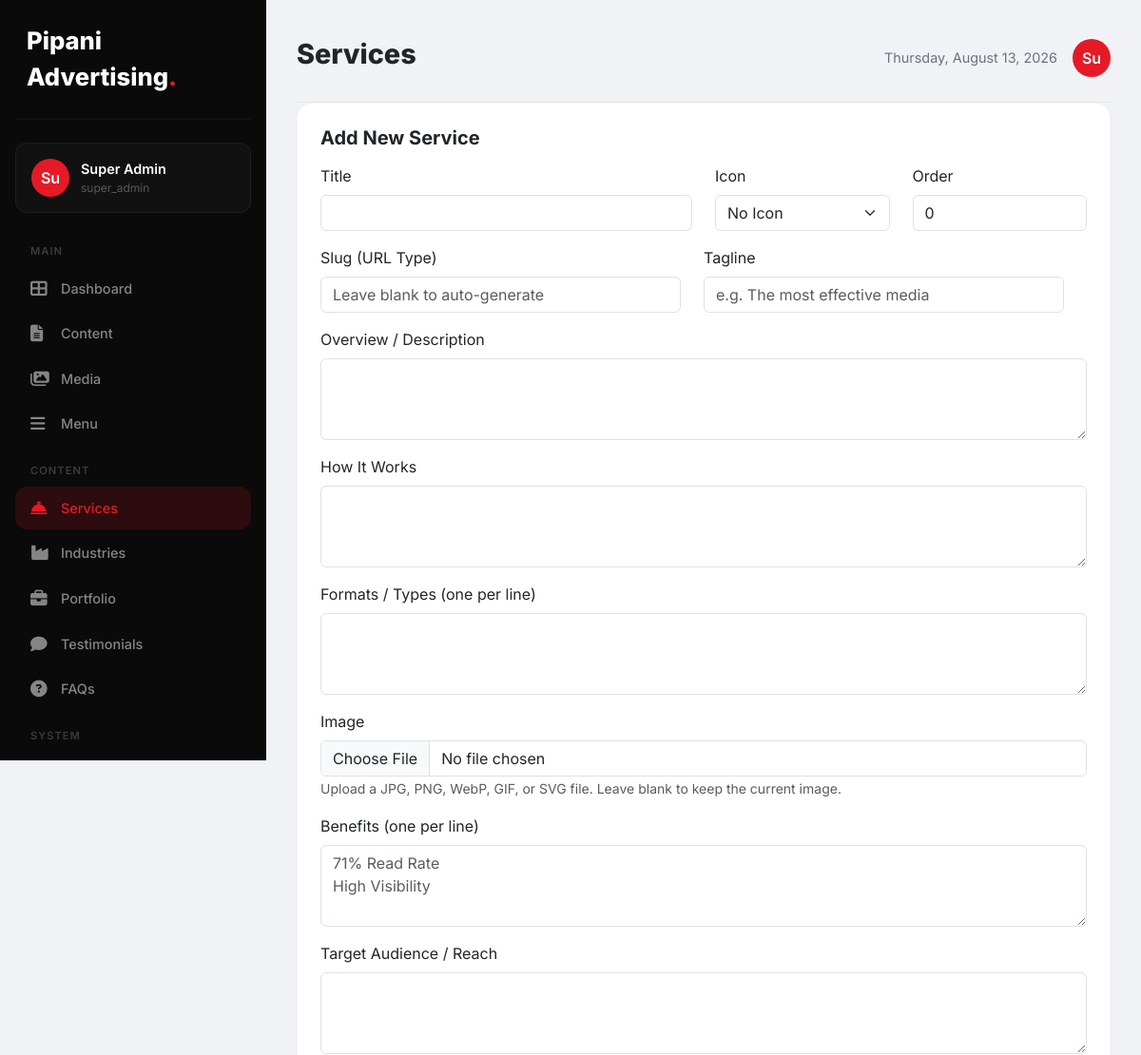
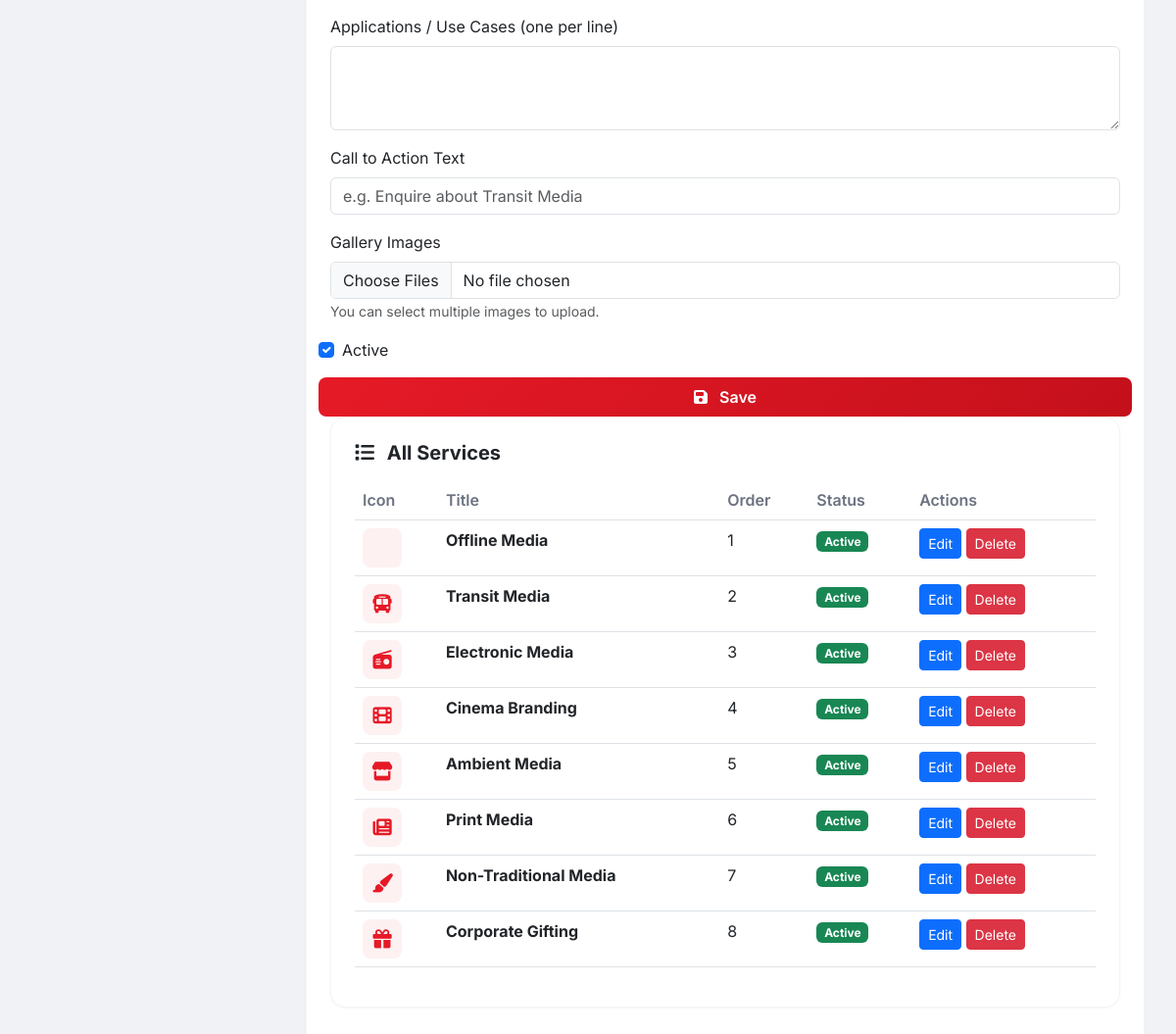
Page /admin/pages/services.php (signed in) on the committed database (2 pictures, top to bottom).
### tables this page shows
CREATE TABLE `settings` (
  `id` int NOT NULL AUTO_INCREMENT,
  `setting_key` varchar(100) NOT NULL,
  `setting_value` text,
  `group` varchar(50) DEFAULT 'general',
  PRIMARY KEY (`id`),
  UNIQUE KEY `setting_key` (`setting_key`)
);

CREATE TABLE `users` (
  `id` int NOT NULL AUTO_INCREMENT,
  `username` varchar(50) NOT NULL,
  `email` varchar(100) NOT NULL,
  `password` varchar(255) NOT NULL,
  `full_name` varchar(100) NOT NULL,
  `role` enum('super_admin','admin','editor') DEFAULT 'editor',
  `avatar` varchar(255) DEFAULT NULL,
  `last_login` datetime DEFAULT NULL,
  `status` tinyint(1) DEFAULT '1',
  `remember_token` varchar(255) DEFAULT NULL,
  `created_at` datetime DEFAULT CURRENT_TIMESTAMP,
  `updated_at` datetime DEFAULT NULL,
  PRIMARY KEY (`id`),
  UNIQUE KEY `username` (`username`),
  UNIQUE KEY `email` (`email`)
);

CREATE TABLE `services` (
  `id` int NOT NULL AUTO_INCREMENT,
  `title` varchar(200) NOT NULL,
  `description` text,
  `icon` varchar(100) DEFAULT NULL,
  `image` varchar(255) DEFAULT NULL,
  `benefits` text,
  `order` int DEFAULT '0',
  `status` tinyint(1) DEFAULT '1',
  `created_at` datetime DEFAULT CURRENT_TIMESTAMP,
  `updated_at` datetime DEFAULT NULL,
  PRIMARY KEY (`id`)
);

### includes/database.php (called while the page is built, shortened)
<?php
class Database {
    private static $instance = null;
    private $pdo;
    private function __construct() {
        try {
            $dsn = "mysql:host=" . DB_HOST . ";port=" . DB_PORT . ";dbname=" . DB_NAME . ";charset=utf8mb4";
            $this->pdo = new PDO($dsn, DB_USER, DB_PASS);
            $this->pdo->setAttribute(PDO::ATTR_ERRMODE, PDO::ERRMODE_EXCEPTION);
            $this->pdo->setAttribute(PDO::ATTR_DEFAULT_FETCH_MODE, PDO::FETCH_ASSOC);
            $this->pdo->setAttribute(PDO::ATTR_EMULATE_PREPARES, false);
        } catch (PDOException $e) {
            if (session_status() === PHP_SESSION_NONE) {
                session_start();
            }
            $_SESSION['db_error'] = $e->getMessage();
            $installPath = '/install/index.php';
            if (strpos($_SERVER['PHP_SELF'], '/admin/') !== false || strpos($_SERVER['PHP_SELF'], '/install/') !== false) {
                $installPath = '../install/index.php';
            }
            if (strpos($_SERVER['PHP_SELF'], '/install/') === false) {
                header("Location: " . $installPath);
                exit;
            } else {
                die('Database connection failed: ' . $e->getMessage());
            }
        }
    }
    public static function getInstance() {
        if (self::$instance === null) {
            self::$instance = new self();
        }
        return self::$instance;
    }
    public function getConnection() {
        return $this->pdo;
    }
}
function db() {
    return Database::getInstance()->getConnection();
}

### includes/functions.php (called while the page is built, shortened)
<?php
require_once __DIR__ . '/database.php';
function getSetting($key, $default = null)
{
    try {
        $stmt = db()->prepare("SELECT setting_value FROM settings WHERE setting_key = ?");
        $stmt->execute([$key]);
        $result = $stmt->fetch();
        return $result ? $result['setting_value'] : $default;
    } catch (PDOException $e) {
        return $default;
    }
}
function getServices()
{
    try {
        $stmt = db()->query("SELECT * FROM services WHERE status = 1 ORDER BY `order` ASC");
        return $stmt->fetchAll();
    } catch (PDOException $e) {
        return [];
    }
}
function siteName()
{
    return getSetting('site_name', 'Pipani Advertising');
}

### includes/auth.php (called while the page is built, shortened)
<?php
require_once __DIR__ . '/database.php';
require_once __DIR__ . '/functions.php';
class Auth {
    public static function getCurrentUser() {
        try {
            $db = db();
            $stmt = $db->prepare("SELECT * FROM users WHERE id = ?");
            $stmt->execute([$_SESSION['user_id']]);
            return $stmt->fetch();
        } catch (PDOException $e) {
            return null;
        }
    }
}

### admin/pages/services.php (the view, shortened to what this page needs)
<?php
require_once __DIR__ . '/../../includes/functions.php';
require_once __DIR__ . '/../../includes/auth.php';
$services = getServices();
$editService = null;
?>
<!DOCTYPE html>
<html lang="en">
<head>
    <link href="https://cdn.jsdelivr.net/npm/bootstrap@5.3.0/dist/css/bootstrap.min.css" rel="stylesheet">
    <link rel="stylesheet" href="https://cdnjs.cloudflare.com/ajax/libs/font-awesome/6.4.0/css/all.min.css">
</head>
<body>
<div class="sidebar" id="sidebar">
    <div class="logo"><?= siteName() ?><span>.</span></div>
    <?php $user = Auth::getCurrentUser(); ?>
    <div class="user-card">
        <div class="avatar"><?= substr($user['full_name'] ?? $user['username'], 0, 2) ?></div>
        <div>
            <div class="name"><?= htmlspecialchars($user['full_name'] ?? $user['username']) ?></div>
            <div class="role"><?= $user['role'] ?></div>
        </div>
    </div>
    <div class="nav-section">Main</div>
    <a href="../dashboard.php" class="nav-item"><i class="fas fa-th-large"></i> Dashboard</a>
    <a href="content.php" class="nav-item"><i class="fas fa-file-alt"></i> Content</a>
    <a href="media.php" class="nav-item"><i class="fas fa-images"></i> Media</a>
    <a href="menu.php" class="nav-item"><i class="fas fa-bars"></i> Menu</a>
    <div class="nav-section">Content</div>
    <a href="services.php" class="nav-item active"><i class="fas fa-concierge-bell"></i> Services</a>
    <a href="industries.php" class="nav-item"><i class="fas fa-industry"></i> Industries</a>
    <a href="portfolio.php" class="nav-item"><i class="fas fa-briefcase"></i> Portfolio</a>
    <a href="testimonials.php" class="nav-item"><i class="fas fa-comment"></i> Testimonials</a>
    <a href="faqs.php" class="nav-item"><i class="fas fa-question-circle"></i> FAQs</a>
    <div class="nav-section">System</div>
    <a href="contacts.php" class="nav-item"><i class="fas fa-envelope"></i> Contacts</a>
</div>
<div class="main-content">
    <div class="header">
        <div class="d-flex align-items-center gap-3">
            <h1>Services</h1>
        </div>
        <div class="user-info">
            <span style="font-size:0.9rem;color:#6b7280;"><?= date('l, F j, Y') ?></span>
            <div class="avatar"><?= substr($user['full_name'] ?? $user['username'], 0, 2) ?></div>
        </div>
    </div>
    <div class="content-card">
        <h5><?= $editService ? 'Edit Service' : 'Add New Service' ?></h5>
        <form method="POST" enctype="multipart/form-data">
            <div class="row">
                <div class="col-md-6 mb-3">
                    <label class="form-label">Title</label>
                    <input type="text" name="title" class="form-control" value="<?= $editService ? htmlspecialchars($editService['title']) : '' ?>" required>
                </div>
                <div class="col-md-3 mb-3">
                    <label class="form-label">Icon</label>
                    <select name="icon" class="form-select">
                        <option value="" <?= $editService && empty($editService['icon']) ? 'selected' : '' ?>>No Icon</option>
                    </select>
                </div>
                <div class="col-md-3 mb-3">
                    <label class="form-label">Order</label>
                    <input type="number" name="order" class="form-control" value="<?= $editService ? $editService['order'] : 0 ?>">
                </div>
            <div class="row">
                <div class="col-md-6 mb-3">
                    <label class="form-label">Slug (URL Type)</label>
                    <input type="text" name="slug" class="form-control" value="<?= $editService ? htmlspecialchars($editService['slug'] ?? '') : '' ?>" placeholder="Leave blank to auto-generate">
                </div>
                <div class="col-md-6 mb-3">
                    <label class="form-label">Tagline</label>
                    <input type="text" name="tagline" class="form-control" value="<?= $editService ? htmlspecialchars($editService['tagline'] ?? '') : '' ?>" placeholder="e.g. The most effective media">
                </div>
            </div>
            <div class="mb-3">
                <label class="form-label">Overview / Description</label>
                <textarea name="description" class="form-control" rows="3"><?= $editService ? htmlspecialchars($editService['description']) : '' ?></textarea>
            </div>
            <div class="mb-3">
                <label class="form-label">How It Works</label>
                <textarea name="how_it_works" class="form-control" rows="3"><?= $editService ? htmlspecialchars($editService['how_it_works'] ?? '') : '' ?></textarea>
            </div>
            <div class="mb-3">
                <label class="form-label">Formats / Types (one per line)</label>
                <textarea name="formats" class="form-control" rows="3"><?= $editService && !empty($editService['formats']) ? implode("\n", json_decode($editService['formats'], true)) : '' ?></textarea>
            </div>
            <div class="mb-3">
                <label class="form-label">Image</label>
                <input type="file" name="image" class="form-control" accept="image/*">
                <small class="text-muted">Upload a JPG, PNG, WebP, GIF, or SVG file. Leave blank to keep the current image.</small>
            </div>
            <div class="mb-3">
                <label class="form-label">Benefits (one per line)</label>
                <textarea name="benefits" class="form-control" rows="3" placeholder="71% Read Rate&#10;High Visibility"></textarea>
            </div>
            <div class="mb-3">
                <label class="form-label">Target Audience / Reach</label>
                <textarea name="target_audience" class="form-control" rows="3"><?= $editService ? htmlspecialchars($editService['target_audience'] ?? '') : '' ?></textarea>
            </div>
            <div class="mb-3">
                <label class="form-label">Applications / Use Cases (one per line)</label>
                <textarea name="applications" class="form-control" rows="3"><?= $editService && !empty($editService['applications']) ? implode("\n", json_decode($editService['applications'], true)) : '' ?></textarea>
            </div>
            <div class="mb-3">
                <label class="form-label">Call to Action Text</label>
                <input type="text" name="cta_text" class="form-control" value="<?= $editService ? htmlspecialchars($editService['cta_text'] ?? '') : '' ?>" placeholder="e.g. Enquire about Transit Media">
            </div>
            <div class="mb-3">
                <label class="form-label">Gallery Images</label>
                <input type="file" name="gallery_images[]" class="form-control" accept="image/*" multiple>
                <small class="text-muted">You can select multiple images to upload.</small>
            </div>
            <div class="mb-3 form-check">
                <input type="checkbox" name="status" class="form-check-input" id="status" <?= $editService && $editService['status'] ? 'checked' : 'checked' ?>>
                <label class="form-check-label" for="status">Active</label>
            </div>
            <button type="submit" class="btn btn-primary-custom">
                <i class="fas fa-save me-2"></i> <?= $editService ? 'Update' : 'Save' ?>
            </button>
        </form>
    </div>
    <div class="content-card">
        <h5><i class="fas fa-list me-2"></i> All Services</h5>
        <div class="table-responsive">
            <table class="table">
                <thead>
                    <tr>
                        <th>Icon</th>
                        <th>Title</th>
                        <th>Order</th>
                        <th>Status</th>
                        <th>Actions</th>
                    </tr>
                </thead>
                <tbody>
                    <?php foreach ($services as $service): ?>
                        <tr>
                            <td>
                                <?php if (!empty($service['image'])): ?>
                                    <img src="<?= SITE_URL . 'uploads/' . htmlspecialchars($service['image']) ?>" alt="<?= htmlspecialchars($service['title']) ?>" class="service-image-preview">
                                <?php elseif (!empty($service['icon'])): ?>
                                    <div class="icon-preview"><i class="<?= htmlspecialchars($service['icon']) ?>"></i></div>
                                <?php else: ?>
                                    <div class="icon-preview" style="background:rgba(0,0,0,0.04);color:#6b7280;font-size:0.8rem;">No icon</div>
                                <?php endif; ?>
                            </td>
                            <td><strong><?= htmlspecialchars($service['title']) ?></strong></td>
                            <td><?= $service['order'] ?></td>
                            <td>
                                <span class="badge bg-<?= $service['status'] ? 'success' : 'danger' ?>">
                                    <?= $service['status'] ? 'Active' : 'Inactive' ?>
                                </span>
                            </td>
                            <td>
                                <a href="services.php?edit=<?= $service['id'] ?>" class="btn btn-sm btn-primary">Edit</a>
                                <a href="services.php?delete=<?= $service['id'] ?>" class="btn btn-sm btn-danger" onclick="return confirm('Delete this service?')">Delete</a>
                            </td>
                        </tr>
                    <?php endforeach; ?>
                </tbody>
            </table>
        </div>
    </div>
</div>
</body>
</html>

### rows in the picture
settings: setting_value "Pipani Advertising"
users: full_name "Su", full_name "Super Admin", role "super_admin"
services: title "Offline Media", order "1", status "Active"
services: title "Transit Media", order "2", status "Active"
services: title "Electronic Media", order "3", status "Active"
services: title "Cinema Branding", order "4", status "Active"
services: title "Ambient Media", order "5", status "Active"
services: title "Print Media", order "6", status "Active"
services: title "Non-Traditional Media", order "7", status "Active"
services: title "Corporate Gifting", order "8", status "Active"
